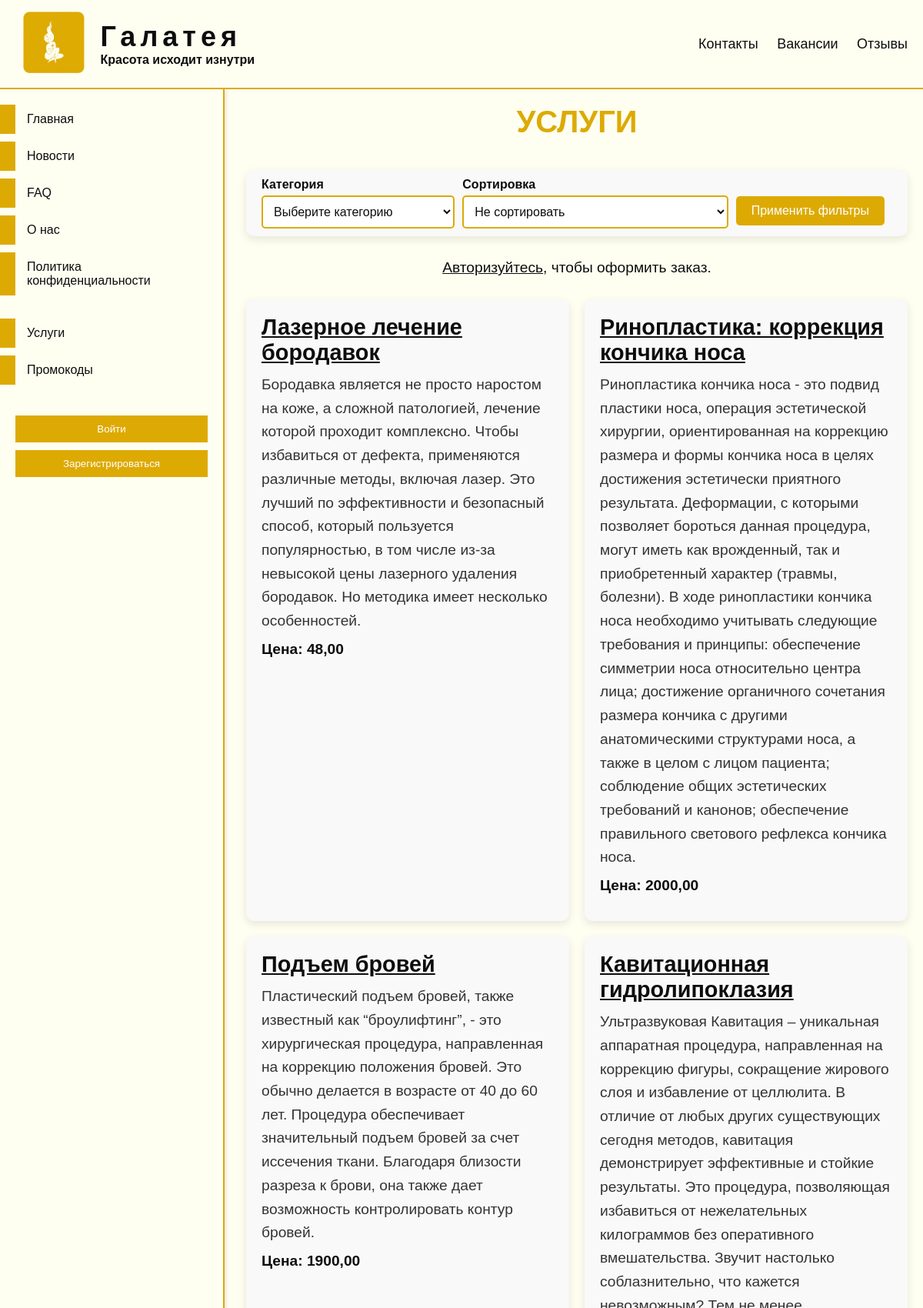
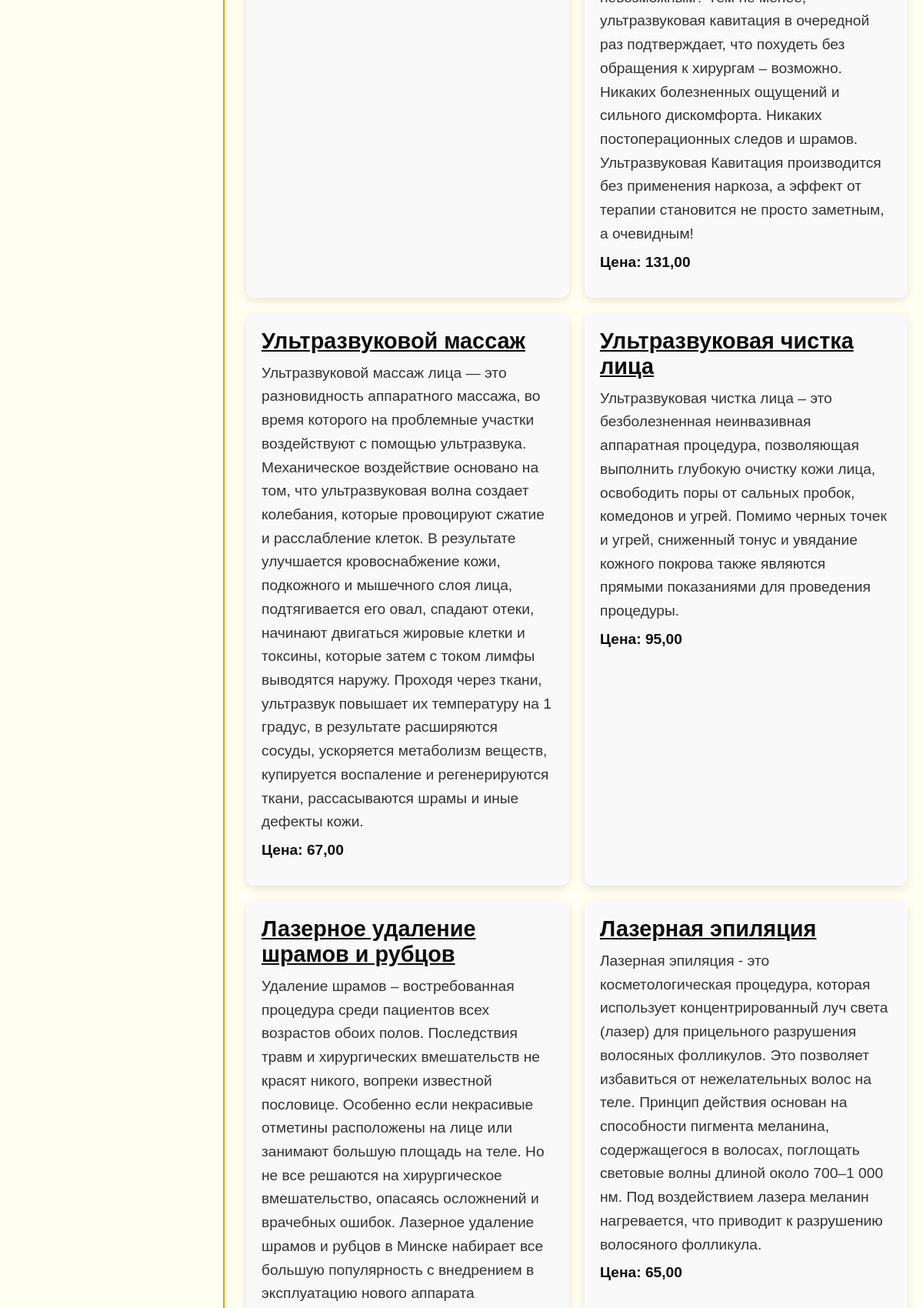
/clinic/services (upper part), run on the app's committed database (2 pictures, top to bottom).
### clinic/models.py (models this page shows, shortened)
class Services(models.Model):
    title = models.CharField('Название', max_length=70)
    description = models.TextField('Описание')
    service_specialization = models.ForeignKey(ServiceSpecializations, on_delete=models.CASCADE,
                                               verbose_name='Специализация услуги', related_name='services')
    price = models.DecimalField('Цена', max_digits=10, decimal_places=2)
    class Meta:
        verbose_name = 'Услуга'
        verbose_name_plural = 'Услуги'

### clinic/views.py (the view, shortened to what this page needs)
# urls.py: path('services', views.services_view, name='services'),
def services_view(request):
    services = Services.objects.order_by('-id')
    service_specializations = ServiceSpecializations.objects.filter(services__in=services).distinct()
    category = request.GET.get('category')
    if category:
        services = services.filter(service_specialization__service_category=category)
    sort = request.GET.get('sort')
    if sort == 'price_asc':
        services = services.order_by('price')
    elif sort == 'price_desc':
        services = services.order_by('-price')
    ordered_services = request.session.get('ordered_services', [])
    ordered_services_objects = Services.objects.filter(id__in=ordered_services)
    basket_id_lst = sum(request.session.get('basket_services', dict()).values(), [])
    return render(request, 'clinic/services.html', {
        'services': services,
        'service_specializations': service_specializations,
        'selected_category': category,
        'selected_sort': sort,
        'ordered_services': ordered_services_objects,
        'scroll_to': request.GET.get('scroll_to'),
        'basket_id_lst': basket_id_lst,
    })

### clinic/templates/clinic/services.html (shortened to what this page needs)
{% extends 'main/layout.html' %}
{% load static %}
{% block custom_css %}
<link type="text/css" href="{% static 'clinic/css/services.css' %}" rel="stylesheet"/>
{% endblock %}
{% block content %}
    <div id="services-page">
        <h1 class="page-title">Услуги</h1>
        <form id="filters-form" class="filters-form" action="{% url 'services' %}" method="get">
            <div class="form-group">
                <label for="category-select" class="form-label">Категория</label>
                <select id="category-select" class="category-select" name="category">
                    <option value="">Выберите категорию</option>
                </select>
            </div>
            <div class="form-group">
                <label for="sort-select" class="form-label">Сортировка</label>
                <select id="sort-select" class="sort-select" name="sort">
                    <option value="">Не сортировать</option>
                </select>
            </div>
            <button type="submit" class="btn apply-filters-btn">Применить фильтры</button>
        </form>
        <div class="user-action">
            {% if user.is_authenticated %}
                {% if user.client %}
                    <form action="{% url 'ordering' %}" method="get" class="order-form">
                        {% csrf_token %}
                        <button type="submit" class="btn order-btn">Оформить заказ</button>
                    </form>
                {% else %}
                    <p class="info-text">Оформить заказ может только клиент.</p>
                {% endif %}
            {% else %}
                <p class="info-text"><a href="{% url 'to_login' %}" class="login-link">Авторизуйтесь</a>, чтобы оформить заказ.</p>
            {% endif %}
        </div>
        <div class="services-list">
            {% for service in services %}
                <div class="service-card" id="service-{{ service.id }}">
                    <h2 class="service-title"><a href="{% url 'service_detail' service.id %}">{{ service.title }}</a></h2>
                    <p class="service-description">{{ service.description }}</p>
                    <p class="service-price">Цена: {{ service.price }}</p>
                </div>
            {% endfor %}
        </div>
    </div>
{% endblock %}

### main/static/main/css/styles.css (style rules this page uses)
* { margin: 0; padding: 0; font-family: Arial, sans-serif; color: #0D0D0D; }
#main-content > * { margin-bottom: 15px; }
body { padding-top: 116px; padding-left: 300px; background: #fefff1; }

### clinic/static/clinic/css/services.css (style rules this page uses)
#services-page { max-width: 1200px; margin: 0 auto; padding: 20px; color: #0D0D0D; border-radius: 10px; }
.page-title { text-align: center; font-size: 2.5em; color: #DDAA03; margin-bottom: 40px; text-transform: uppercase; }
.filters-form { display: flex; justify-content: space-between; align-items: center; margin-bottom: 30px; padding: 10px 20px; background-color: #F9F9F9; border-radius: 10px; box-shadow: 0 4px 12px rgba(0, 0, 0, 0.1); }
.form-group { flex-grow: 1; margin-right: 10px; }
.form-label { display: block; font-weight: bold; margin-bottom: 5px; }
.category-select, .sort-select { width: 100%; padding: 10px; border: 2px solid #DDAA03; border-radius: 5px; font-size: 1em; background-color: #fff; transition: border-color 0.3s; }
.user-action { margin-bottom: 30px; text-align: center; }
.info-text { font-size: 1.2em; }
.services-list { display: grid; grid-template-columns: repeat(auto-fit, minmax(400px, 1fr)); gap: 20px; margin-top: 20px; }
.service-card { background-color: #F9F9F9; border-radius: 10px; padding: 20px; box-shadow: 0 4px 12px rgba(0, 0, 0, 0.1); }
.service-title { font-size: 1.8em; color: #0D0D0D; margin-bottom: 10px; }
.service-description { font-size: 1.2em; line-height: 1.6em; color: #333; margin-bottom: 10px; }
.service-price { font-size: 1.2em; font-weight: bold; margin-bottom: 15px; }
.btn { padding: 10px 20px; background-color: #DDAA03; color: #ffffff; border: none; border-radius: 5px; cursor: pointer; font-size: 1em; transition: background-color 0.3s; margin-right: 10px; }
.apply-filters-btn { padding: 10px 20px; background-color: #DDAA03; color: #ffffff; border: none; border-radius: 5px; cursor: pointer; font-size: 1em; transition: background-color 0.3s; margin-top: 20px; }

### data on the page
Services: title "Лазерное лечение бородавок", description "Бородавка является не просто наростом на коже, а сложной патологией, лечение которой проходит комплексно. Чтобы избавиться от дефекта, применяются различные методы, включая лазер. Это лучший по эффективности и безопасный способ, который пользуется популярностью, в том числе из-за невысокой цены лазерного удаления бородавок. Но методика имеет несколько особенностей.", price "48,00"
Services: title "Ринопластика: коррекция кончика носа", description "Ринопластика кончика носа - это подвид пластики носа, операция эстетической хирургии, ориентированная на коррекцию размера и формы кончика носа в целях достижения эстетически приятного результата. Деформации, с которыми позволяет бороться данная процедура, могут иметь как врожденный, так и приобретенный характер (травмы, болезни). В ходе ринопластики кончика носа необходимо учитывать следующие требования и принципы: обеспечение симметрии носа относительно центра лица; достижение органичного сочетания размера кончика с другими анатомическими структурами носа, а также в целом с лицом пациента; соблюдение общих эстетических требований и канонов; обеспечение правильного светового рефлекса…", price "2000,00"
Services: title "Подъем бровей", description "Пластический подъем бровей, также известный как “броулифтинг”, - это хирургическая процедура, направленная на коррекцию положения бровей. Это обычно делается в возрасте от 40 до 60 лет. Процедура обеспечивает значительный подъем бровей за счет иссечения ткани. Благодаря близости разреза к брови, она также дает возможность контролировать контур бровей.", price "1900,00"
Services: title "Кавитационная гидролипоклазия", description "Ультразвуковая Кавитация – уникальная аппаратная процедура, направленная на коррекцию фигуры, сокращение жирового слоя и избавление от целлюлита. В отличие от любых других существующих сегодня методов, кавитация демонстрирует эффективные и стойкие результаты. Это процедура, позволяющая избавиться от нежелательных килограммов без оперативного вмешательства. Звучит настолько соблазнительно, что кажется невозможным? Тем не менее, ультразвуковая кавитация в очередной раз подтверждает, что похудеть без обращения к хирургам – возможно. Никаких болезненных ощущений и сильного дискомфорта. Никаких постоперационных следов и шрамов. Ультразвуковая Кавитация производится без применения наркоза, а…", price "131,00"
Services: title "Ультразвуковой массаж", description "Ультразвуковой массаж лица — это разновидность аппаратного массажа, во время которого на проблемные участки воздействуют с помощью ультразвука. Механическое воздействие основано на том, что ультразвуковая волна создает колебания, которые провоцируют сжатие и расслабление клеток. В результате улучшается кровоснабжение кожи, подкожного и мышечного слоя лица, подтягивается его овал, спадают отеки, начинают двигаться жировые клетки и токсины, которые затем с током лимфы выводятся наружу. Проходя через ткани, ультразвук повышает их температуру на 1 градус, в результате расширяются сосуды, ускоряется метаболизм веществ, купируется воспаление и регенерируются ткани, рассасываются шрамы и иные…", price "67,00"
Services: title "Ультразвуковая чистка лица", description "Ультразвуковая чистка лица – это безболезненная неинвазивная аппаратная процедура, позволяющая выполнить глубокую очистку кожи лица, освободить поры от сальных пробок, комедонов и угрей. Помимо черных точек и угрей, сниженный тонус и увядание кожного покрова также являются прямыми показаниями для проведения процедуры.", price "95,00"
Services: title "Лазерное удаление шрамов и рубцов"
Services: title "Лазерная эпиляция", description "Лазерная эпиляция - это косметологическая процедура, которая использует концентрированный луч света (лазер) для прицельного разрушения волосяных фолликулов. Это позволяет избавиться от нежелательных волос на теле. Принцип действия основан на способности пигмента меланина, содержащегося в волосах, поглощать световые волны длиной около 700–1 000 нм. Под воздействием лазера меланин нагревается, что приводит к разрушению волосяного фолликула.", price "65,00"
